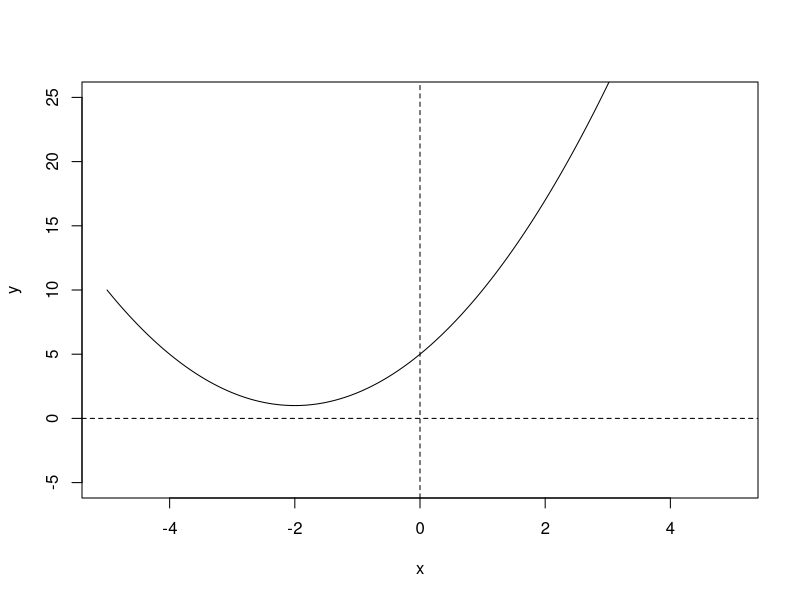
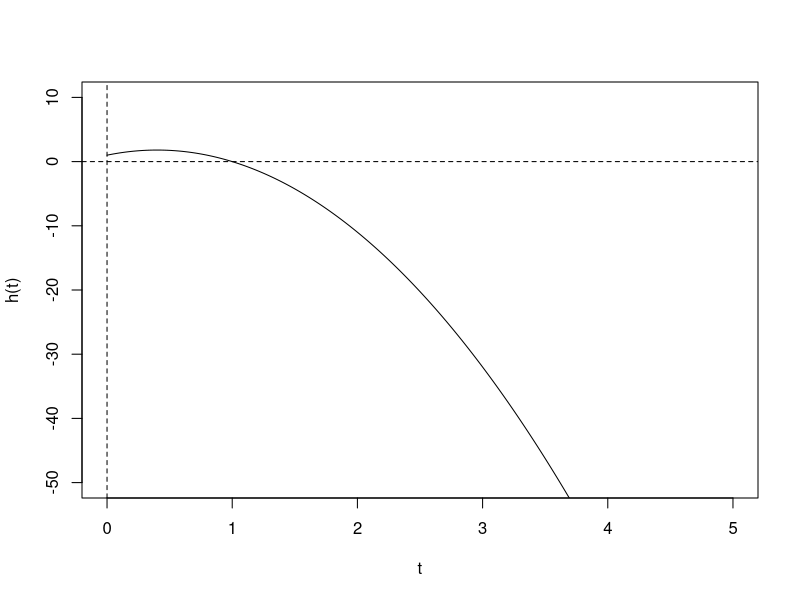
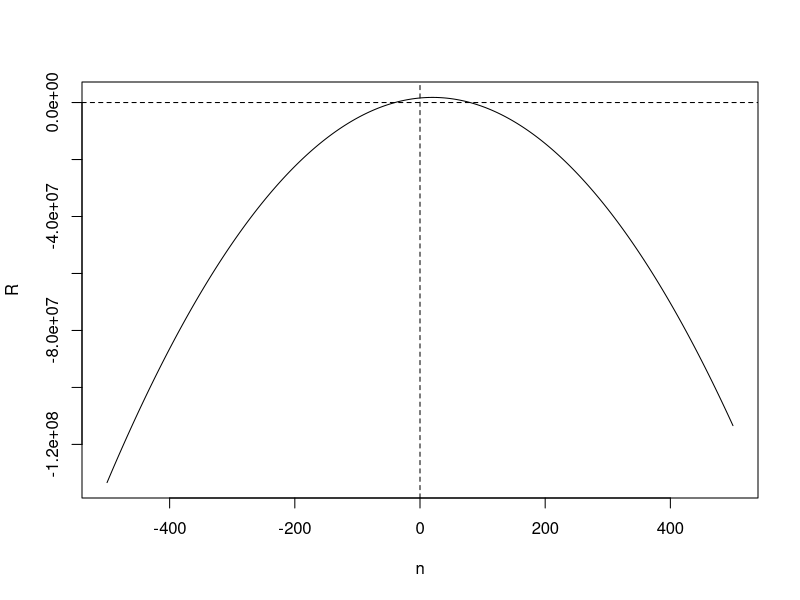
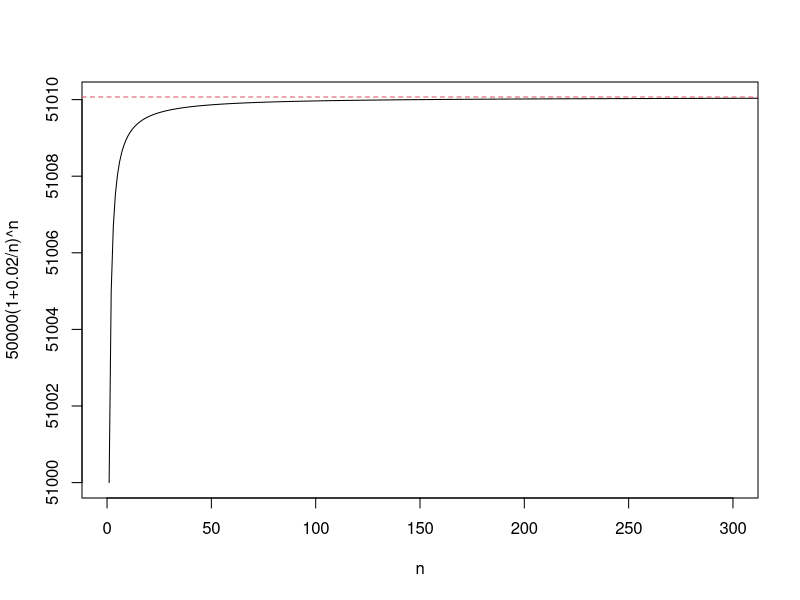
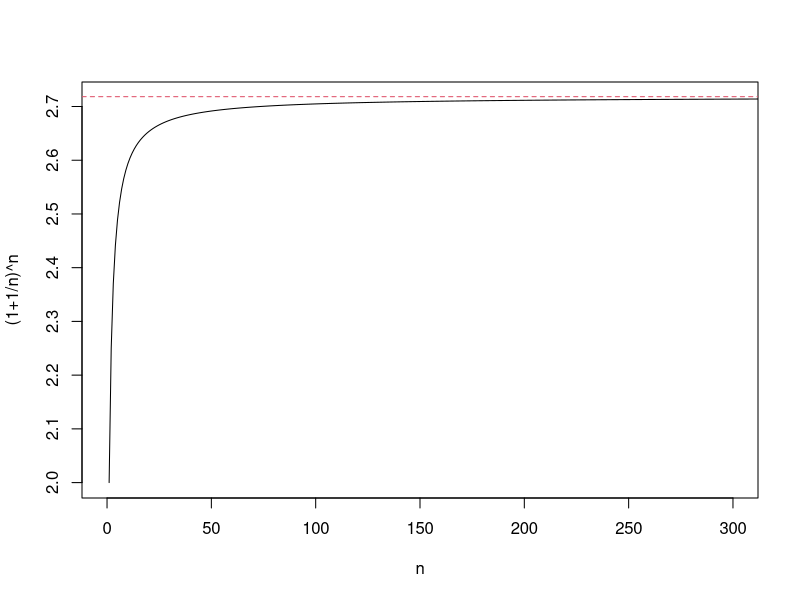
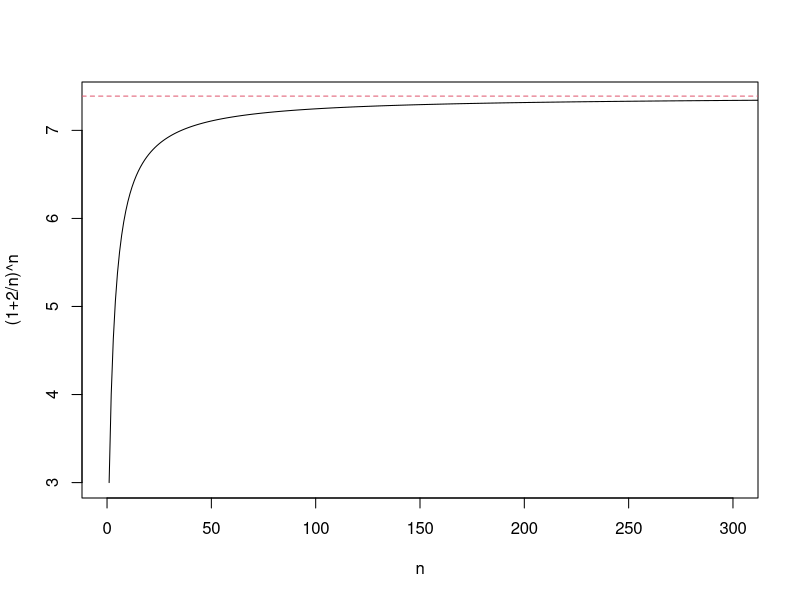
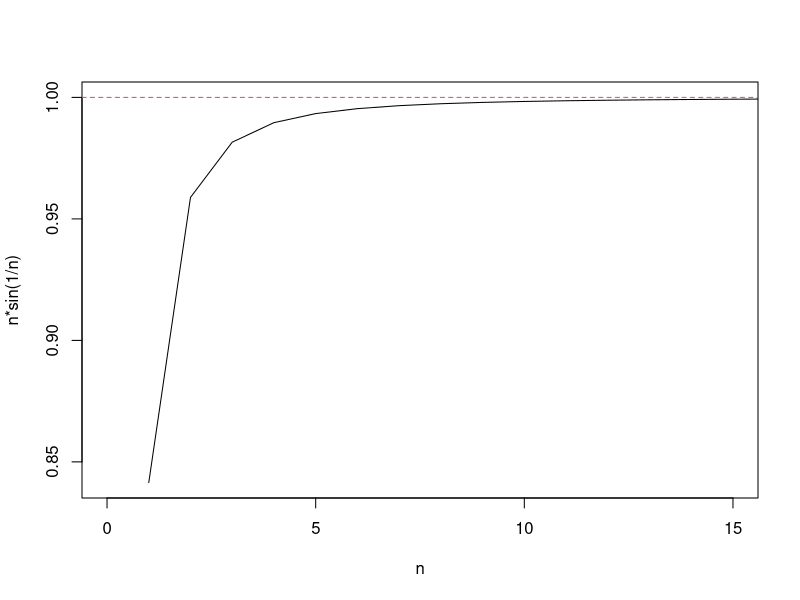
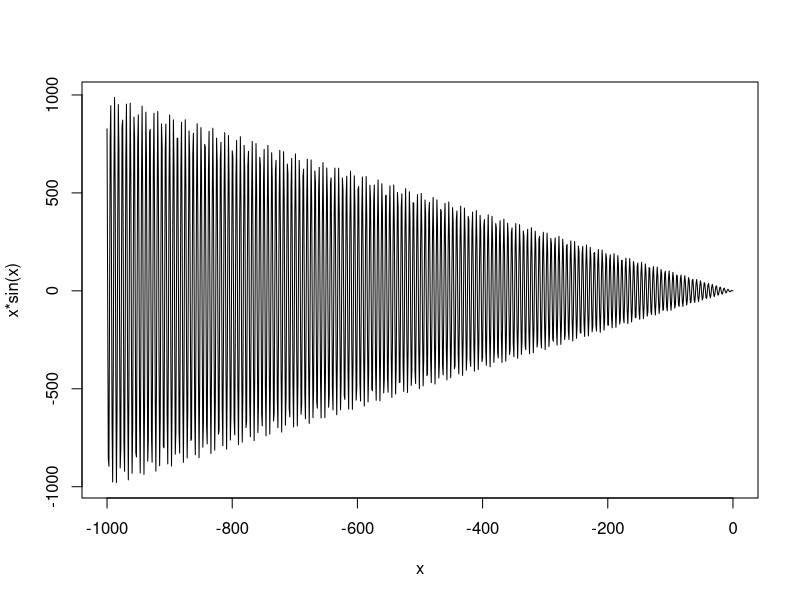

Write R code to recreate these figures, in order.
## ---- chunk 1
knitr::opts_chunk$set(fig.pos = "!H", out.extra = "")
## ---- chunk 2
y<-function(x) x^2+4*x+5

x = pretty(c(-5,5),3000)

plot(x,y(x),type = "l",xlab="x",ylab="y", ylim = c(-5,25) )
abline(v=0,lty=2)
abline(h=0,lty=2)
## ---- chunk 3
y<-function(t) 1+4*t-5*t^2

t = pretty(c(0,5),3000)

plot(t,y(t),type = "l",xlab="t",ylab="h(t)", ylim = c(-50,10) )
abline(v=0,lty=2)
abline(h=0,lty=2)
## ---- chunk 4
y<-function(n) -500*n^2+20000*n+1600000

n = pretty(c(-500,500),3000)

plot(n,y(n),type = "l",xlab="n",ylab="R" )
abline(v=0,lty=2)
abline(h=0,lty=2)
## ---- chunk 5

n = c(1:1000)              

a_n = 50000*(1+ 0.02/n)^n

plot(n,a_n,type='l',xlab='n',ylab='50000(1+0.02/n)^n',xlim=c(0,300)) 
abline(h=50000*exp(0.02),lty=2,col=2)  #画图

 

## ---- chunk 6

n = c(1:1000)              

a_n = (1+ 1/n)^n

plot(n,a_n,type='l',xlab='n',ylab='(1+1/n)^n',xlim=c(0,300))   #画图
abline(h=exp(1),lty=2,col=2)
 

## ---- chunk 7

n = c(1:1000)              

a_n = (1+ 2/n)^n

plot(n,a_n,type='l',xlab='n',ylab='(1+2/n)^n',xlim=c(0,300))   #画图
abline(h=exp(2),lty=2,col=2)
 

## ---- chunk 8

n = c(1:1000)              

a_n = n*sin(1/n)

plot(n,a_n,type='l',xlab='n',ylab='n*sin(1/n)',xlim=c(0,15))    #画图
abline(h=1,lty=2,col=2)
 

## ---- chunk 9

x = c(-1000:0)                    

a_n = x*sin(x)

plot(x,a_n,type='l',xlab='x',ylab='x*sin(x)') #画图

## ---- chunk 10

t = c(0:1000)               

P = 35000+10000/(t+2)^2

plot(t,P,type='l',xlab='t',ylab='P',xlim=c(0,30)) #画图
abline(h=35000,lty=2,col=2)
 

## ---- chunk 11

x = c(0:1000)               

y = sqrt(x+1)-sqrt(x)

plot(x,y,type='l',xlab='x',ylab='f(x)',xlim=c(0,1000))    #画图
abline(h=0,lty=2,col=2)
 

## ---- chunk 12

x = c(0:1000)               

y = sqrt(x^2+x)-x

plot(x,y,type='l',xlab='x',ylab='f(x)',xlim=c(0,30))    #画图
abline(h=0.5,lty=2,col=2)
## ---- chunk 13

x = c(0:1000)               

y = x^99/2^x

plot(x,y,type='l',xlab='x',ylab='f(x)',xlim=c(0,800))    #画图
abline(h=0,lty=2,col=2)
